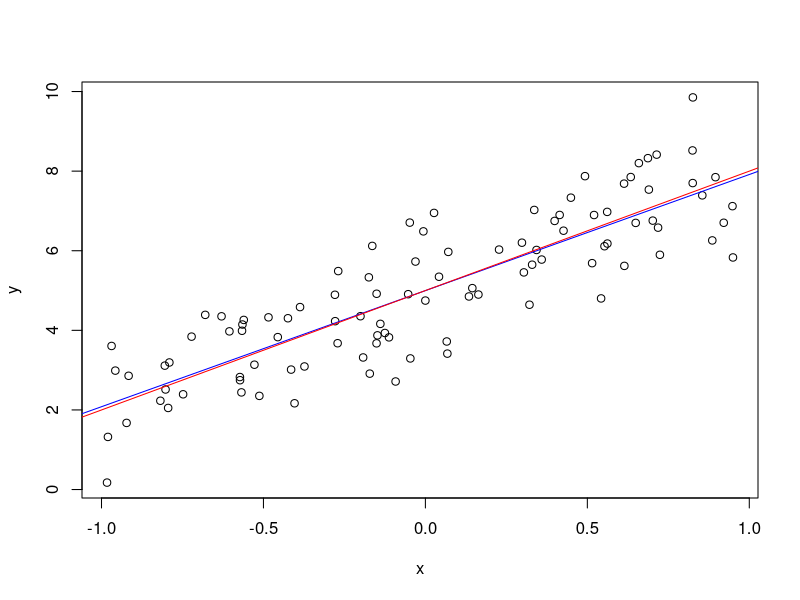
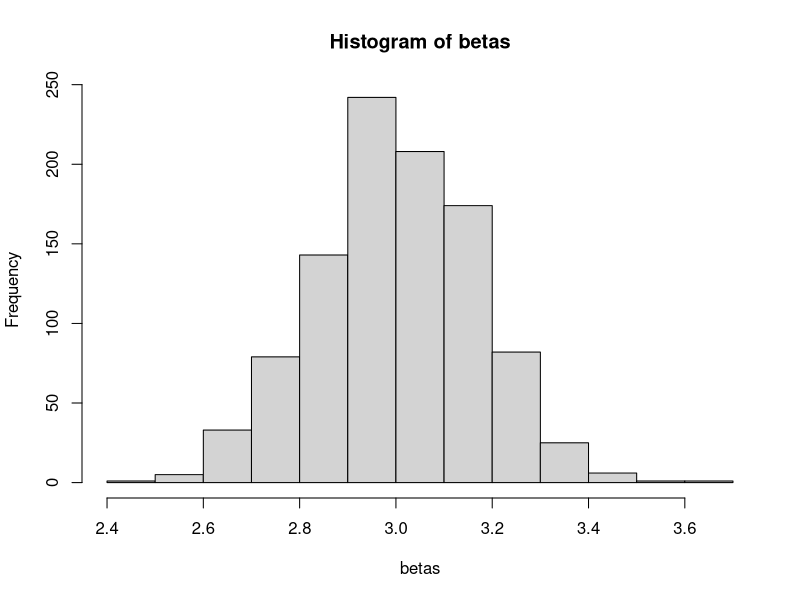
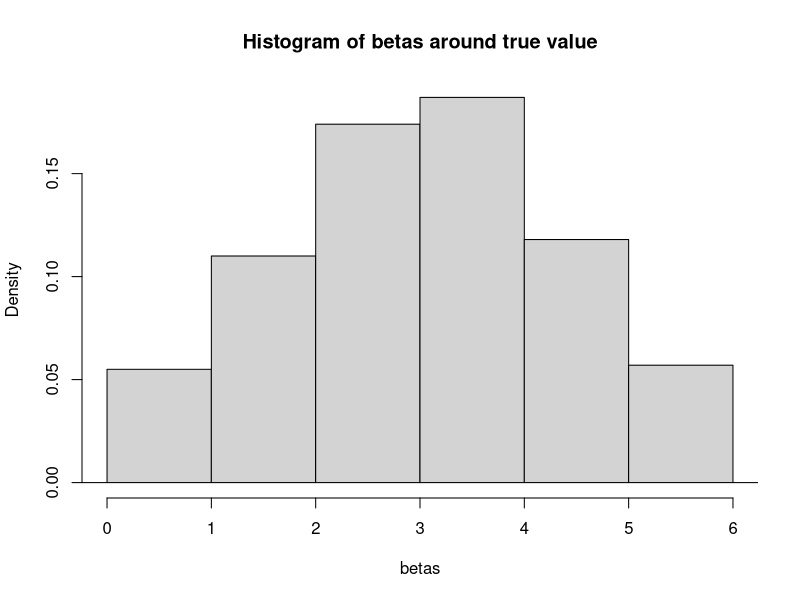
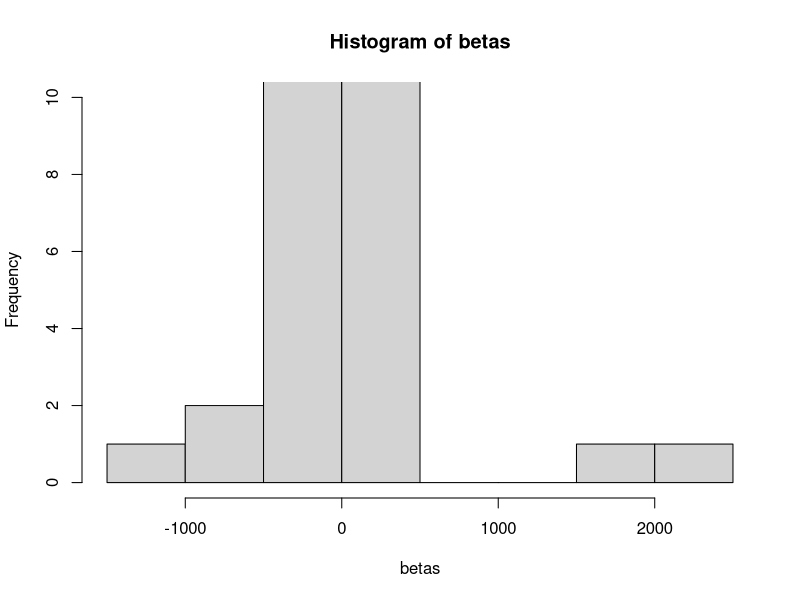
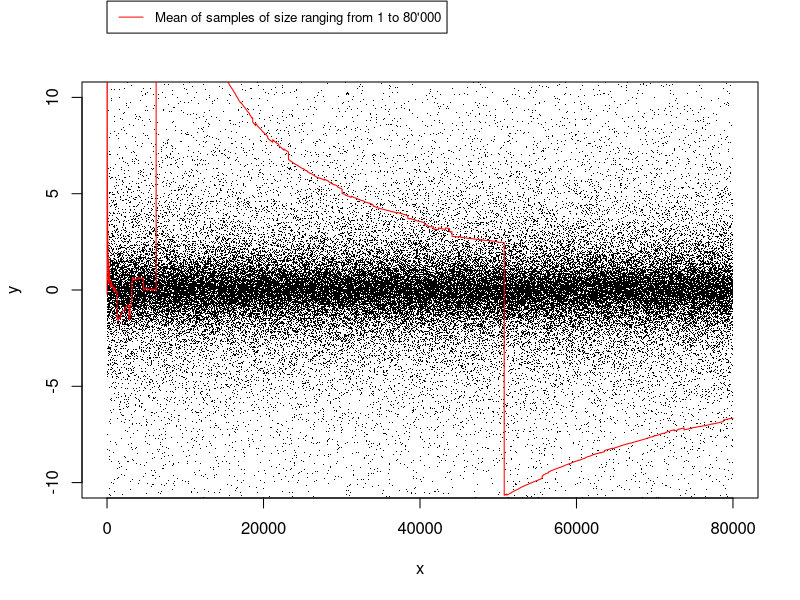
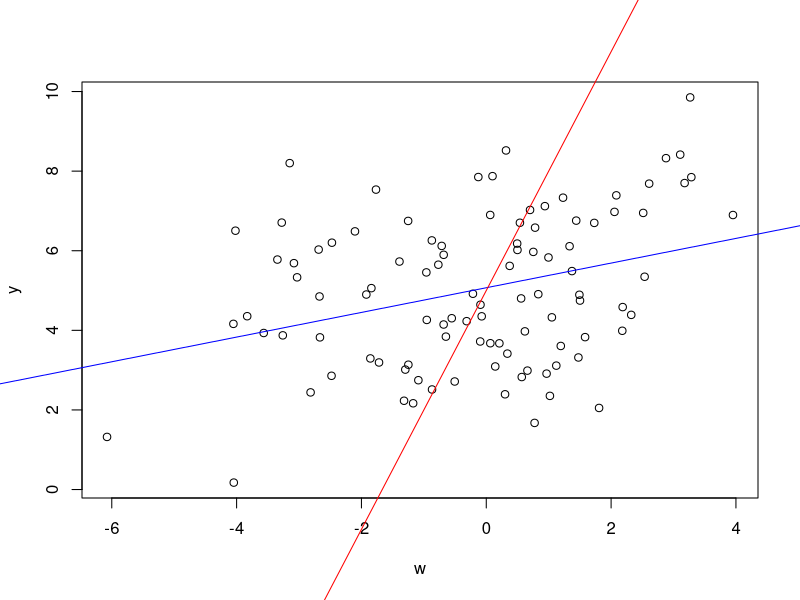
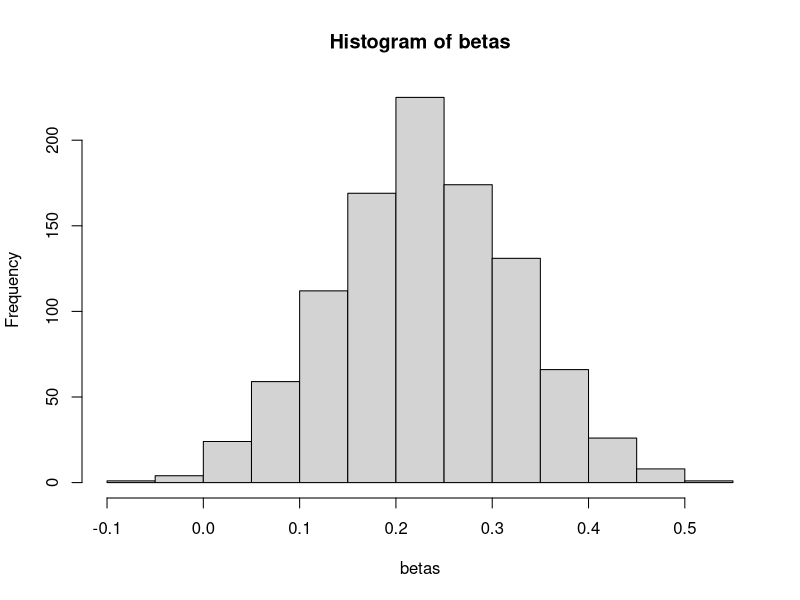

Here is the R script that generated these plots, in order:
## ---- chunk 1
sim.linmod <- function(beta.0, beta.1, width, dist, error) {
    
    # x_i's Uniform
    x <- runif(100, -width/2, width/2)
    
    # epsilon_i's Normal or Cauchy
    if(dist == "norm") {
        epsilon <- rnorm(100, 0, 1)
    } else if(dist == "cauchy") {
        epsilon <- rcauchy(100, 0, 1)
    }
    
    # w_i's Normal with error
    delta = rnorm(100, 0, 2)
    w = x + delta
    
    # y_i's
    y <- beta.0 + beta.1 * x + epsilon
    
    # Perform regression and return x, y along with beta.1
    if(error == FALSE) {
        lin <- lm(y ~ x)
        b <- as.numeric(lin$coeff[2])
        return(list("x" = x, "y" = y, "beta.1" = b))
    } else {
        lin <- lm(y ~ w)
        b <- as.numeric(lin$coeff[2])
        return(list("w" = w, "y" = y, "beta.1" = b))
    }
}
## ---- chunk 2
# (a)
set.seed(678)

# sample data
sim_a <- sim.linmod(beta.0 = 5, beta.1 = 3, width = 2, dist = "norm", error = FALSE)

# get x_i's and y_i's from simulation
x = sim_a$x
y = sim_a$y

plot(x, y)

# Regression line
abline(lm(y ~ x), col = "blue") 
# True line
abline(a = 5, b = 3, col = "red") 
## ---- chunk 3
# (b)
set.seed(678)

# sample a 1000 times
sim_b <- replicate(1000, sim.linmod(5, 3, 2, "norm", FALSE))

# plot beta.1 values and calculate the mean
betas <- c()
for(i in seq(3, 3000, 3)){betas[i/3] <- sim_b[[i]]}
cat("sample mean: ", mean(betas))
hist(betas)
## ---- chunk 4
# (c)
set.seed(678)

# sample a 1000 times
sim_c <- replicate(1000, sim.linmod(5, 3, 2, "cauchy", FALSE))

# plot beta.1 values and calculate the mean
betas <- c()
for(i in seq(3, 3000, 3)){betas[i/3] <- sim_c[[i]]}
cat("sample mean: ", mean(betas))
## ---- chunk 5
hist(betas, breaks=c(-20000,0,1,2,3,4,5,6,20000), xlim = c(0, 6), main="Histogram of betas around true value")
hist(betas, ylim = c(0, 10))
## ---- chunk 6
# Cauchy mean does not converge
set.seed(222)
N <- 80000

# sample for Cauchy distribution
y <- rcauchy(N)
x <- 1:N

plot(x, y, pch = ".",  ylim = c(-10, 10))
means <- cumsum(y) / x

# plot means for each sample size
points(x, means, type = "l", col = "red")
par(xpd=TRUE)
legend(0, 15, legend="Mean of samples of size ranging from 1 to 80'000",
       col="red", lty=1:2, cex=0.8)
## ---- chunk 7
# (d) 
set.seed(678)

# sample and plot
sim_d <- sim.linmod(beta.0 = 5, beta.1 = 3, width = 2, dist = "norm", error = TRUE)

# get w_i's and y_i's from simulation
w = sim_d$w
y = sim_d$y

plot(w, y)

# Regression line
abline(lm(y ~ w), col = "blue") 
# True line with no errors in X_i's
abline(a = 5, b = 3, col = "red") 

# sample a 1000 times
sim_d <- replicate(1000, sim.linmod(5, 3, 2, "norm", error = TRUE))
betas <- c()
for(i in seq(3, 3000, 3)){betas[i/3] <- sim_d[[i]]}
cat("sample mean: ", mean(betas))
## ---- chunk 8
hist(betas)
